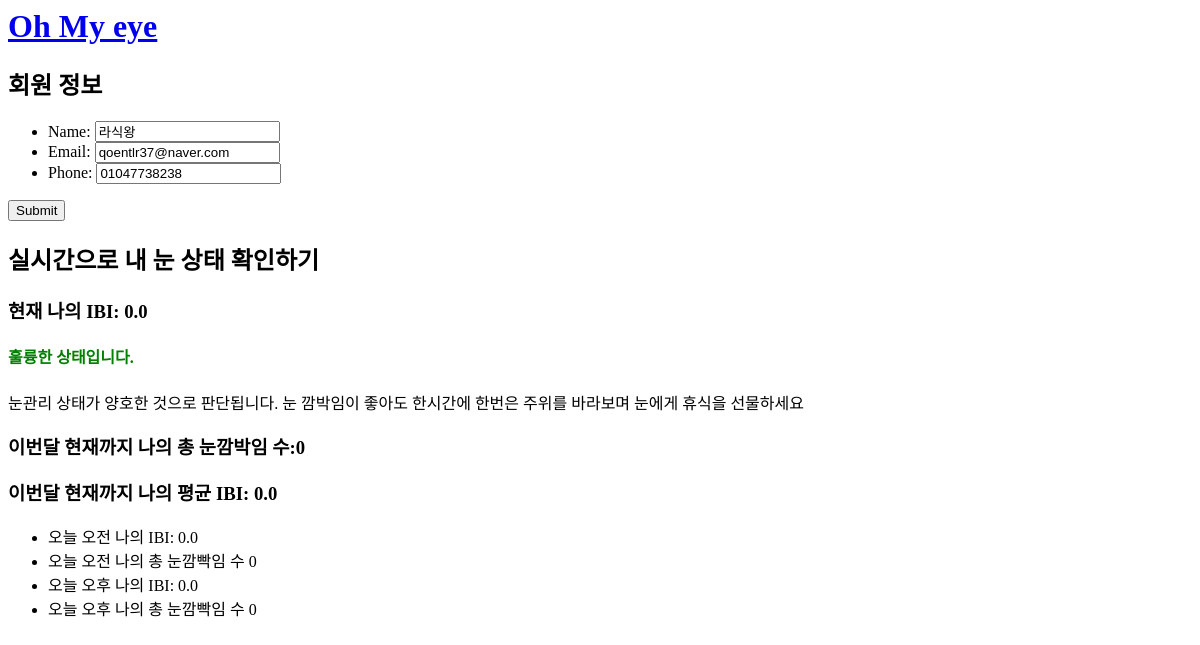
/accounts/profile/ (signed in), run on an earlier commit of the app's database.
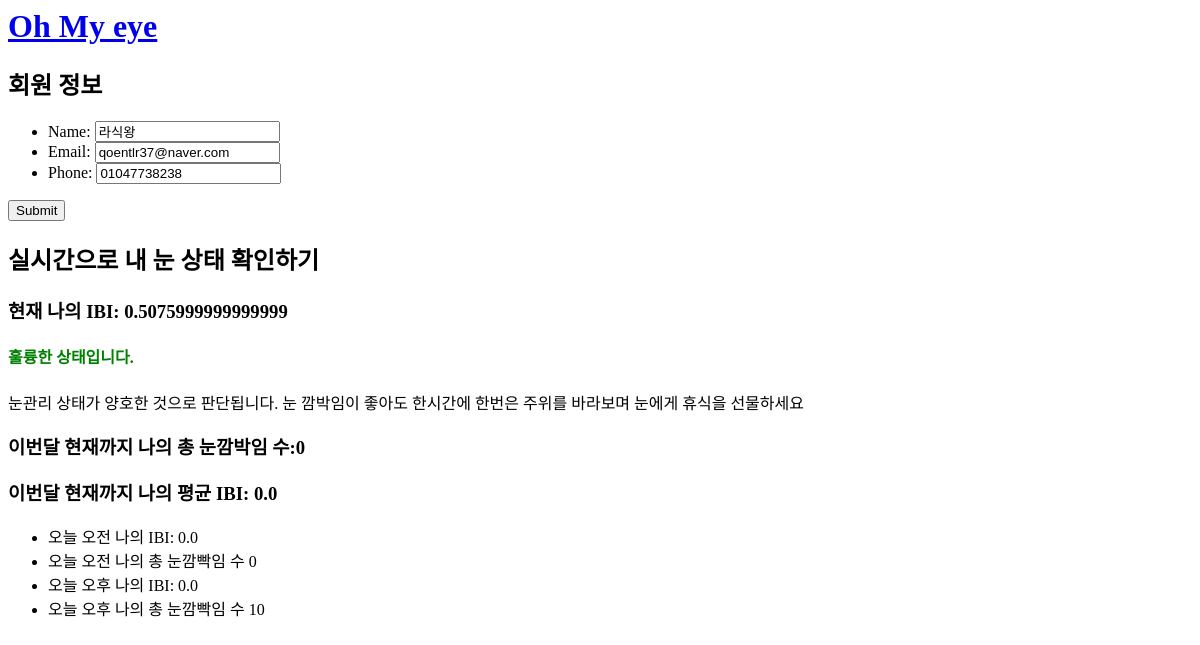
And on a later commit of the database.
### accounts/models.py (models this page shows, shortened)
class Profile(TimeStamp):
    user = models.ForeignKey(settings.AUTH_USER_MODEL)
    name = models.CharField(max_length=128, blank=False, null=False)
    email = models.EmailField(null=False, blank=False)
    phone = models.CharField(max_length=128)
    ocr_am = models.FloatField(default=0.0)
    ocr_am_count = models.IntegerField(default=0)
    ocr_am_total = models.FloatField(default=0)
    ocr_pm = models.FloatField(default=0.0)
    ocr_pm_count = models.IntegerField(default=0)
    ocr_pm_total = models.FloatField(default=0)
    ocr_now = models.FloatField(default=0.0)
    ocr_yesterday = models.FloatField(default=0.0)
    ocr_yesterday_count = models.IntegerField(default=0)
    ocr_yesterday_total = models.FloatField(default=0)
    ocr_month = models.FloatField(default=0.0)
    ocr_month_count = models.IntegerField(default=0)
    ocr_month_total = models.FloatField(default=0.0)

### accounts/views.py (the view, shortened to what this page needs)
# urls.py: url(r'profile/$', views.profile, name='profile'),
@login_required
def profile(request):
    profile = Profile.objects.filter(user=request.user).first()
    if profile is None:
        if request.method == 'POST':
            form = ProfileModelForm(request.POST, request.FILES)
            if form.is_valid():
                profile = form.save(commit=False)
                profile.user = request.user
                profile.save()
                messages.info(request, '회원가입이 완료됐습니다. '
                                       '이제 눈 건강 정보를 확인하실 수 있습니다.')
                return redirect('accounts:profile')
            else:
                return render(request, 'error.html', {
                    'errors': form.errors
                })
        else:
            form = ProfileModelForm()
        return render(request, 'accounts/profile_register.html', {
            'form': form
        })
    else:
        form = ProfileModelForm(instance=profile)
        return render(request, 'accounts/profile.html', {
            'form': form,
            'profile': profile
        })

### accounts/forms.py
class ProfileModelForm(forms.ModelForm):
    class Meta:
        model = Profile
        fields = ['name', 'email', 'phone']

### accounts/templates/accounts/profile.html (shortened to what this page needs)
{% extends 'accounts/layout.html' %}
{% block contents %}
<h2>회원 정보</h2>
<form action="" method="post" enctype="multipart/form-data">
    <ul>
        {{ form.as_ul }}
    </ul>
    <input type="submit"/>
</form>
<h2>실시간으로 내 눈 상태 확인하기</h2>
<div>
    <h3>현재 나의 IBI: {{ profile.ocr_now }}</h3>
    {% if profile.ocr_now > 4 %}
        <h4 style="color: red">당신의 소중한 눈이 위험합니다. </h4>
        <ul>
            <li>1. 인공눈물이 있다면 지금 수분을 보충해주시고 지금 잠깐이라도 창밖을 보면서 눈을 쉬게 해주세요</li>
            <li>2. 안구건조증 자가진단을 통하여 눈건강의 확인해주세요.</li>
            <li>3. 안구건조증은 한 번 생기면 완치되지 않기 때문에 평소에 관리를 꾸준하게 잘 해주셔야 합니다. </li>
        </ul>
        <p>
        안구건조증 자가진단 [배너로 만들 수 있으면 화면 전환]
        [. ] 아침마다 눈뜨기 어려울 정도로 눈이 빡빡하다.
        [. ] 눈이 자주 피로하다.
        [. ] 눈꼽이 잘 끼고 시야가 뿌옇게 보인다.
        [.  ]눈물이 자주나면, 바람같은 자극에 의해 더 쉽게 눈물이 난다.
        [[]] 평소 눈에 충혈이 잘된다.
        [] 밝은 곳에서 눈을 제대로 뜨기 어렵다.
        [] 눈에 통증을 느끼고 시력이 떨어졌다.
        []콘택트렌즈 착용이 어렵다.
        2개 이상이 안구건조증을 의심해 볼 수 있고
        3~4개 이상은 안구건조증이라고 할 수 있습니다.
        6개 이상은 안과에서 치료를 받는 것이 필요합니다.
        [가상배너] 눈 운동하러 가기!
        </p>
    {% else  %}
        <h4 style="color: green">훌륭한 상태입니다.</h4>
        <p>눈관리 상태가 양호한 것으로 판단됩니다.
        눈 깜박임이 좋아도 한시간에 한번은 주위를 바라보며 눈에게 휴식을 선물하세요
        </p>
    {% endif %}
    <h3>이번달 현재까지 나의 총 눈깜박임 수:{% widthratio profile.ocr_month_count 1 10 %}</h3>
    <h3>이번달 현재까지 나의 평균 IBI: {{ profile.ocr_month }}</h3>
    <ul>
        <li>오늘 오전 나의 IBI: {{ profile.ocr_am }}</li>
        <li>오늘 오전 나의 총 눈깜빡임 수 {% widthratio profile.ocr_am_count 1 10 %}</li>
        <li>오늘 오후 나의 IBI: {{ profile.ocr_am }}</li>
        <li>오늘 오후 나의 총 눈깜빡임 수 {% widthratio profile.ocr_pm_count 1 10 %}</li>
    </ul>
</div>
{% endblock %}

### accounts/templates/accounts/layout.html (shortened to what this page needs)
{% extends 'layout.html' %}

### ohmyeye/templates/layout.html (shortened to what this page needs)
<html>
<head>
</head>
<body>
    <h1><a href="{% url "home:index" %}">Oh My eye</a> </h1>
{% block contents %}
{% endblock %}
</body>
</html>

What changed in the data, as far as the page shows it:
changed Profile "라식왕": ocr_now "0.0" → "0.5075999999999999"; ocr_pm_count "0" → "10"
